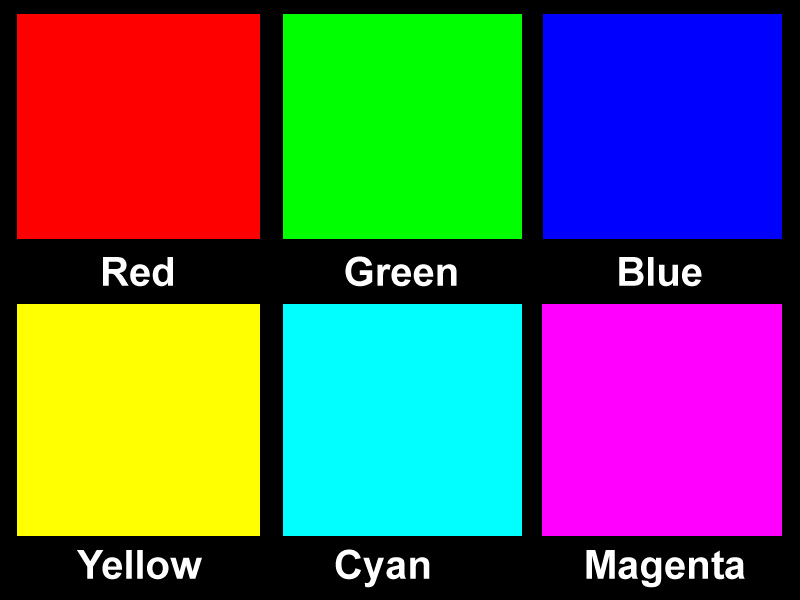
#> input picture 강의자료/[3주차]DIP04_ImageVideoIO_Processing/data/RGBColors.JPG, 800 x 600 px
$ python CV_02_ColorImage_plt.py
#> lines starting #> are read from the running program, lines starting #| are printed output that depends on the picture
"""
1. 프로그램의 기능
    OpenCV 함수로 읽은 영상을 matplot.pyplot 함수로 영상의 색상 구성 성분인 RGB 정보를 해당 색상으로 표현한다.
    본 예제에는 matplotlib.pyplot 함수에서 제공하는 ineteractive mode를 on 혹은 off하여
    그 차이를 경험할 수 있는 2개(실습 1, 2)과 모노 영상을 matplotlib.pyplot 화면에서 보이는 예제를 담고 있다.
        실습 1 : non-interactive mode
        실습 2 - matplotlib의 interactive mode 동작
        실습 3 : 칼라 영상을 모노 영상 변환하여 이를 다양한 칼라맵을 사용하여 출력하여 본다.

2. 프로그램의 목표
    영상 정보에서 특성 색상 정보를 추출하여 표현할 수 있다.
    더하여, python coding 기술을 익히는 목적도 겸하고 있다...

3. 점검 포인트
    # img의 i번째 채널의 모든 데이터를 img2의 해당 채널에 복사한다.
    img2[:, :, i] = img[:, :, i] 혹은 img2[..., i] = img[..., i]

4. 사례와 함께 살펴 본 주목해야 할 함수
    b, g, r = cv.split(image)
        : 3차원 영상어레이(image)를 3개의 2차원 어레이(b, g, r)로 분할한다.
    img = cv.merge([r,g,b])
        : 2차원 영상 어레이 3개(r, g, b)를 list 자료로 만들어 이를 입력으로 하여 3차원의 영상 어레이 img를 만들어 낸다.

    * 위 2개의 함수를 순차적으로 수행하면 cv로 읽은 BGR 영상을 matplotlib에 출력하기 위해 BGR로 바꾸는데 활용할 수 있다.
        아니면 간단히 다음과 같은 슬라이싱 한 줄로 같은 목적을 달성할 수 있다.
        img = image[..., ::-1]      # image는 BGR 배역, img는 RGB 배열.
(480, 640, 3)
    imgBlank = np.zeros(img.shape, dtype='uint8')
        : 데이터가 uint8로 구성된 img.shape에 지정한 차원의 내부요소가 0의로 채워진 어레이(imgBlank)를 반환한다.
    imgR = imgBlank.copy()
        : imgBlank와 똑 같은 영상 어레이 imgR을 복사하여 만들어 낸다. 이들은 자료를 서로 공유하지 않는다.
    plt.figure(num='window title')
        : 'window title'로 이름 붙여진 새로운 창을 하나 생성해 낸다.
    plt.subplot(221) => 221의 일반화 => nmk
        : 창을 n개의 row, m개의 column으로 나눈 수 k번에 창을 지정한다. 이후 imshow(), plot() 등으로 그림을 그린다.
    plt.imshow(img)
        : 영상 array img를 화면에 출력하지만 non-interactive mode에서는 이것만으로는 영상이 출력되지 않는다.
        : interactive mode에서는 화면에 출력하고 마우스 혹은 키보드를 입력하면 다음 줄로 넘어간다.
    plt.show()
        : non-interactive mode에서는 plt.imshow()를 수행할 때 화면에 출력된다.
        : 창을 닫지 않으면 닫을 때까지 기다린다. 창을 닫아야 다음 줄로 넘어간다.
    plt.title('Original')
        : 출력한 그림 위에 타이틀을 출력한다.
    plt.axis('off')
        : 가로, 세로의 눈금을 과 대표 값들을 표시하지 않는다.
    plt.ion()
        : interactive mode로 설정한다. plt.show() 없이 plt.imshow()만으로 출력된다.
    plt.waitforbuttonpress()
        : interactive mode 사용시 키 혹은 버튼 입력을 기다린다.


5. 공통 주의 사항
    OpenCV는 영상이 BGR 순으로 배열되어 있다.
    matplot는 영상 채널 배열이 RGB로 구성되어 있다.
    따라서, matplotlib를 이용해 영상을 화면에 출력하려면 사전에 BGR 배열을 RGB 배열로 바꾸는 작업이 필요하다.

6. 미션
    맨 아래 미션을 수행하시오.

"""

import numpy as np
import cv2 as cv
from matplotlib import pyplot as plt


#===============================================================================
# 단계 0 :  영상이 존재하는 폴더와 파일 이름을 지정하기.
#===============================================================================
Path = 'd:\Work\StudyImages\Images\\'       # \\ 오류 발생 방지. \만 쓰면 오류.
Path = 'd:/Work/StudyImages/Images/'       # \\ 오류 발생 방지. \만 쓰면 오류.
#Path = '../../Images/'               # 현재 상위 폴더의 상위 폴더 아래에 있는 Images 폴더.
Path = '../data/'
Name = 'RGBColors.JPG'
Name= 'colorbar_chart.jpg'
Name= 'RGBColors.JPG'

#Name = 'lenna.bmp'
#Name = 'monarch.bmp'
FullName = Path + Name

# 3개 실험 공통 영역
image = cv.imread(FullName)     # read as 3 channel. default.
#> image is the input picture: shape (600, 800, 3); mean B, G, R 92.1, 92.4, 93.1
assert image is not None, f"No image file: [{FullName}]....!"  # 입력 영상을 제대로 읽어오지 못하여 NULL을 반환.
cv.imshow(f'input original: shape={image.shape} - Press any key to continue', image)
cv.waitKey()
cv.destroyAllWindows()

#"""
# ========================================================================================================
# 실습 1 : non-interactive mode
# matplotlib 함수를 이용하여 한 화면에 4 개의 영상을 출력한다.
# OpenCV로 읽은 영상 어레이는 RGB 순으로 배열되어 있으나, matplotlib 함수로 출력할 때는 RGB 순으로 배열되어 있어야 한다.
#   이렇게 배열을 바꾸는 방법을 제시하였다.
# 원본 영상과 해당 영상의 RGB 성분의 영상을 해당 색상으로 출력한다.
# 3채널의 R, G, B 3개 영상 어레이를 정의하여 두고 이들을 matplotlib 함수를 이용하여 화면에 출력한다.
# ========================================================================================================

# ImreadMode: 영상 데이터의 반환 모드를 결정
#   IMREAD_COLOR = 1            # default. 모노 영상도 3채널(RGB) 영상이 된다.
#   IMREAD_GRAYSCALE = 0        # 칼라 영상도 모노로 변환하여 연다. 1채널 영상이 됨.
#   IMREAD_UNCHANGED = -1       # 있는 그대로 열기.

# BGR 배열의 영상을 RGB 순서로 재배열한다. matplotlib는 RGB 배열을 전제로 한다.
# 방법 1) BGR->RGB: spilt & merge
#b, g, r = cv.split(image)   # cv2는 bgr 배열을 사용한다.
#print('b.shape = ', b.shape, ': g.shape = ', g.shape, ': r.shape = ', r.shape)
#img = cv.merge([r, g, b])    # matplotlib에서는 rgb를 사용한다. 영상을 RGB 순으로 배열한다.

# 방법 2) BGR->RGB: slicing
img = image[..., ::-1]    # = image[:, :, ::-1]. 같은 표현
# -1::-1 맨 끝에서 맨 앞으로 -1 씩 증분시키면서 복사한다. 혹은 단순히 ::-1 (증분만 -1로 제시). 2개는 같은 표현이다.

print('img.shape=', img.shape, 'img.data=', img.data)
#> (printed output is left out)

# 2) 여러 목적으로 활용될 입력 영상과 같은 크기의 빈 영상을 정의한다.
imgBlank = np.zeros(img.shape, dtype='uint8')   # 원영상과 같은 크기의 빈 영상을 준비한다.
print('imgBlank.shape=', imgBlank.shape)
#| imgBlank.shape= (600, 800, 3)
print('imgBlank.data=', imgBlank.data)
#> (printed output is left out)

# 3) 입력 영상의 RGB 성분을 각각 해당 영상 어레이에 정의한다.
# 입력 영상의 해당 되는 채널의 화면 정보를 화면 출력을 위한 어레이에 복사한다.
imgR = imgBlank.copy(); imgR[:, :, 0] = img[:, :, 0]    # r
#> after `imgR[:, :, 0] = img[:, :, 0]`:
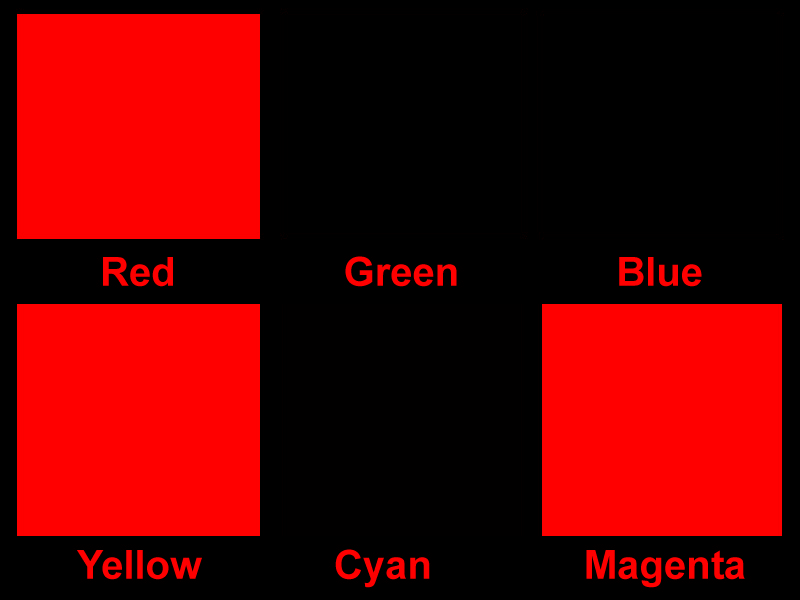
#> imgR: shape (600, 800, 3); mean R, G, B 93.1, 0, 0
imgG = imgBlank.copy(); imgG[:, :, 1] = img[:, :, 1]    # g
#> after `imgG[:, :, 1] = img[:, :, 1]`:
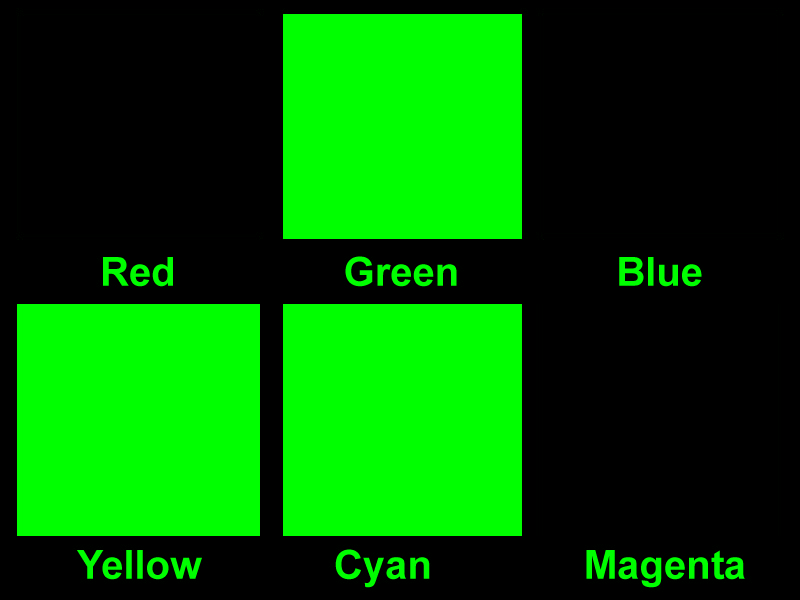
#> imgG: shape (600, 800, 3); mean R, G, B 0, 92.4, 0
imgB = imgBlank.copy(); imgB[:, :, 2] = img[:, :, 2]    # b
#> after `imgB[:, :, 2] = img[:, :, 2]`:
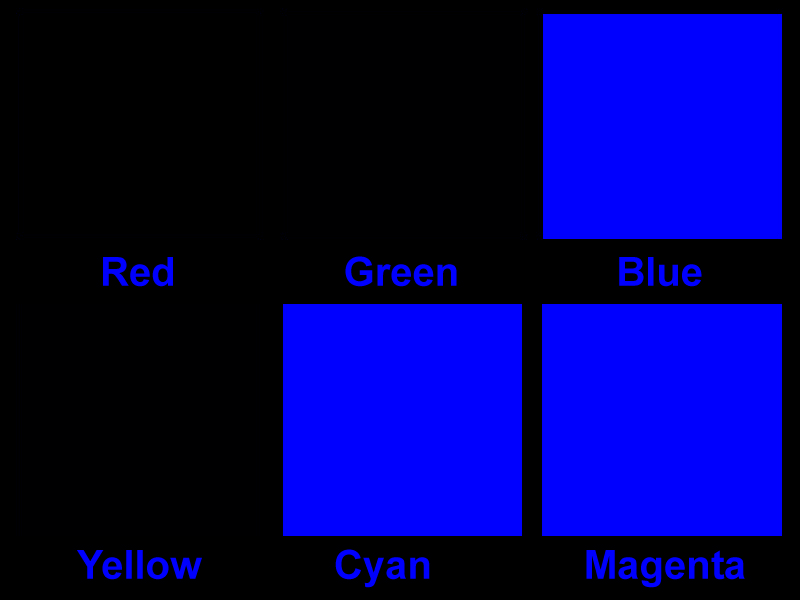
#> imgB: shape (600, 800, 3); mean R, G, B 0, 0, 92.1

# 4) 창을 열고 화면을 2x2로 나눈 다음 첫 번째 화면에 입력 영상을 출력한다.
plt.figure(num='Lab1: Original Image & its color components - close this window to proceed...')
plt.suptitle("Lab1: non-interactive mode, color images, close this window to proceed...", fontsize=10, fontweight='bold')
plt.subplot(221);
plt.imshow(img)     # 이것만으로는 영상이 출력되지 않는다. plt.imshow()를 수행할 때야 화면에 출력된다.
plt.title('Original')
plt.axis('off')             # plt.xticks([]), plt.yticks([]). 이것은 테두리가 남아있음.

# 5) 나머지 창에 R, G, B 영상 성분을 해당 색상으로 출력한다.
ii = 0
for color, array in [ ['Red', imgR], ['Green', imgG], ['Blue', imgB]]:
    plt.subplot(220+ii+2)
    plt.imshow(array)
    # 현재 상태로는 x, y 축에 값과 눈금을 그린다. 이것을 없애고 싶으면 아래 둘 중의 한 가지를 실행한다.
    plt.axis('off')                    # x, y축에 눈금 값 출력을 하지 않는다.
    #plt.xticks([]), plt.yticks([])     # 이렇게 하면 최소한 그림의 테두리는 그린다.
    plt.title(color)
    ii += 1
#> this loop made 3 passes
#> color on passes 1 to 3: 'Red', 'Green', 'Blue'
#> after the loop, ii = 3
print("창을 닫지 않으면 닫을 때까지 기다립니다. 창을 닫아야 다음 줄로 넘어갑니다.")
plt.show()  # 창을 닫지 않으면 닫을 때까지 기다린다. 창을 닫아야 다음 줄로 넘어간다.
#exit(0)
#"""


#"""
# ========================================================================================================
# 실습 2 - matplotlib의 interactive mode 동작
# interactive mode로 설정하여 마우스를 클릭할 때마다 matplotlib 함수를 이용하여 차례로 서브 화면에 출력한다.
# RGB 3개 평면 어레이를 만들지 않고 필요할 때마다 원본의 칼라 채널 영상을 복사하여 해당 평면의 영상을 출력한다.
# 미리 영상을 RGB 배열로 만들어 만들어 두고 사용한다.
# ========================================================================================================
b, g, r = cv.split(image)
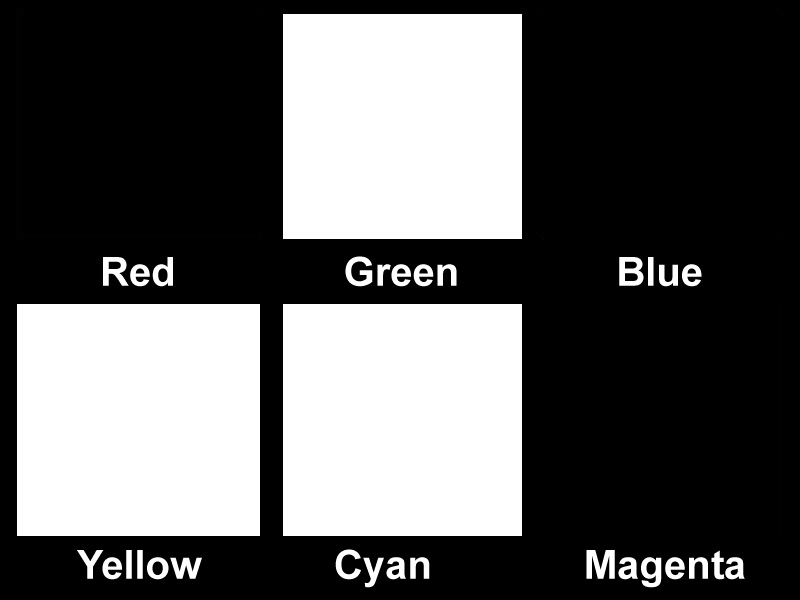
#> g: shape (600, 800); min 0, max 255, mean 92.4
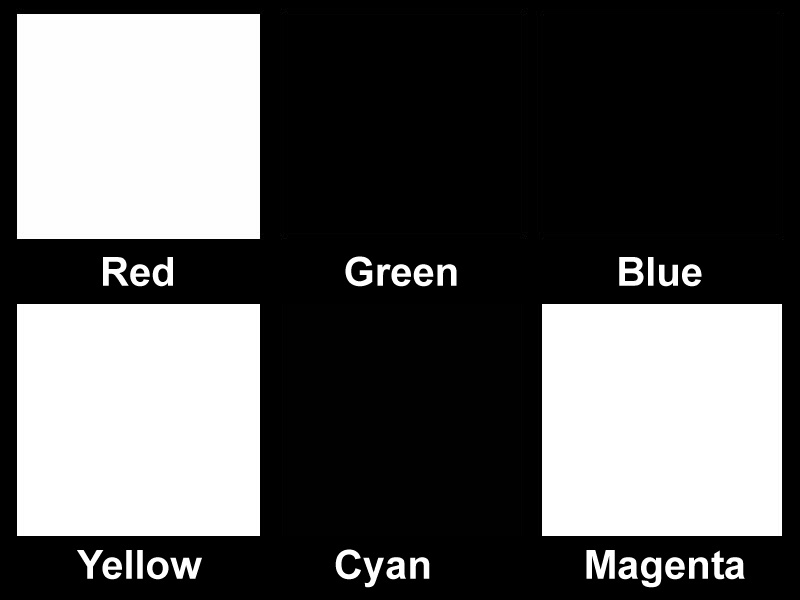
#> r: shape (600, 800); min 0, max 255, mean 93.1
print('b.shape = ', b.shape, ': g.shape = ', g.shape, ': r.shape = ', r.shape)
#| b.shape =  (600, 800) : g.shape =  (600, 800) : r.shape =  (600, 800)
img = cv.merge([r, g, b]);    # cv2는 bgr 배열을 사용하지만, matplotlib에서는 rgb를 사용한다.
print('img.shape=', img.shape)
#| img.shape= (600, 800, 3)
print('img.data=', img.data)
#> (printed output is left out)

# plt.ion() 명령은 figure 창을 interactive mode로 설정한다.
# 1) plt.show() 없이 plt.imshow()만으로 출력된다.
# 2) 키보드나 마우스 클릭으로도 다음 동작으로 넘어간다.
# 실험해 보면 plt.waitforbuttonpress() 만 있으면 interactive mode로 동작한다.
# ==> 취소: 그런 적이 있었는데 지금은 아니다. 없어도 될 때가 어떤 때인지 잘 모르겠음...
plt.ion()       # interactive mode로 설정

imgBlank = np.zeros(img.shape, dtype='uint8')
print('imgBlank.shape=', imgBlank.shape)
#| imgBlank.shape= (600, 800, 3)
print('imgBlank.data=', imgBlank.data)
#> (printed output is left out)

plt.figure(num='Lab2: Original Image & its color components - press any key or click to continue..')
plt.suptitle("Lab2: interactive mode, mono images, press any key or click to continue..", fontsize=10, fontweight='bold')
print("\nYellow = ? + ?")
print("Cyan = ? + ?")
print("Magenta = ? + ?")
print("물음표에 맞는 색상을 맞출 수 있는지 스스로 확인해 보세요 !!!")

# enumerate() 함수는 반복횟수의 값(i)와 리스트 자료의 내부 원소 값을 차례로 반환한다.
# 아래에서 i는 loop를 반복할 때마다 0, 1, 2, 3을 반복한다.
for i, ttle in enumerate(['original', 'Red', 'Green', 'Blue']):
    if i == 0:
        imgShow = image[..., ::-1]  # BGR -> RGB
        #imgShow = image            # 잘못된 색상. 현재 BGR
    else:
        imgShow = imgBlank.copy()
        imgShow[..., i-1] = img[:, :, i-1]  # img array는 RGB로 배열열    plt.subplot(221 + i)
    plt.subplot(221 + i)
    plt.imshow(imgShow)
    plt.axis('off')             # plt.xticks([]), plt.yticks([])
    plt.title(ttle)
    plt.waitforbuttonpress()        # 키 혹은 버튼 입력을 기다린다.

#plt.show()                 # interactive mode에서는 필요없음.
#exit()
#"""


# ========================================================================================================
# 실습 3 : 칼라 영상을 모노 영상 변환하여 이를 다양한 칼라맵을 사용하여 출력하여 본다.
# Choosing Colormaps in Matplotlib
#   https://matplotlib.org/tutorials/colors/colormaps.html?highlight=cmap
# ========================================================================================================
#FullName = "../data/smooth.jpg"
imgM = cv.cvtColor(image, cv.COLOR_BGR2GRAY)    # 3채널 영상을 1채널 gray로 변환
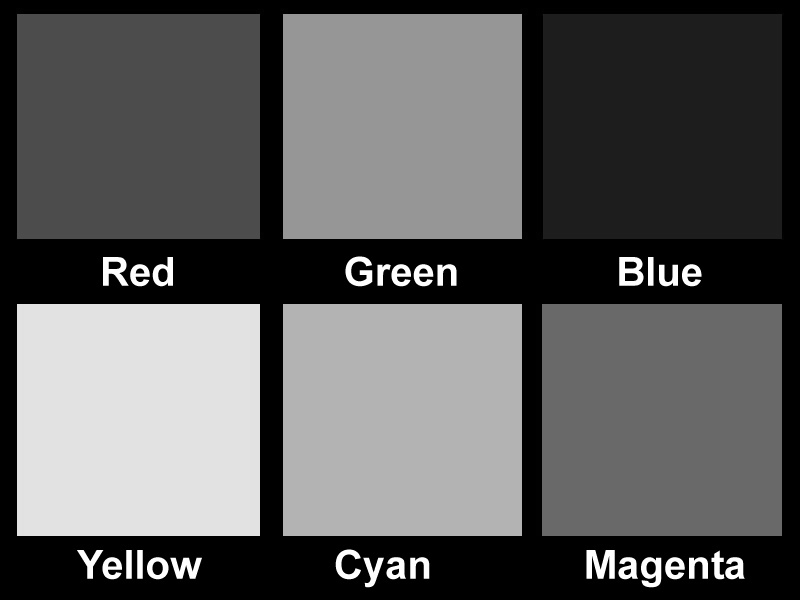
#> imgM: shape (600, 800); min 0, max 255, mean 92.6
cv.imshow('Lab3: imgM, gray image - Press any key to continue..', imgM)
print('imgM.shape = ', imgM.shape)
#| imgM.shape =  (600, 800)
cv.waitKey()
cv.destroyAllWindows()

plt.ioff()       # non-interactive mode로 설정
plt.figure(num='Lab3: non-interactive mode, mono images')    # 연이은 실험에 대비하여 창을 새로 연다.
plt.suptitle("Lab3: non-interactive mode, mono images, close windows to quit", fontsize=10, fontweight='bold')

plt.subplot(221); plt.imshow(image); plt.title("Color")      # 올바른 색상이 아니다...
#plt.gray()     # cmp='gray'가 default가 된다.
plt.subplot(222); plt.imshow(imgM); plt.colorbar(); plt.title("gray-default")   # pseudo color를 사용하여 모노 영상을 칼라링한다.
plt.subplot(223); plt.imshow(imgM, cmap='gray'); plt.colorbar(); plt.title("cmap-gray") # 흑백 gray map을 사용하여 출력. cv 결과와 같다.
plt.subplot(224); plt.imshow(imgM, cmap='jet'); plt.colorbar(); plt.title("cmap-jet")   # NASA의 jet engine 분사구의 온도를 pseudo color를 사용하여 표현
#plt.subplot(224); plt.imshow(imgM, cmap='ocean'); plt.title("ocean")

# 실습 3의 그림 1(title=Color)  칼라 영상은 올바른 칼라가 표현되지 않는다.
print("서브창 222번 그림(gray-default)이 어떤 cmap을 사용하는지 확인하시오..")
# https://matplotlib.org/stable/tutorials/colors/colormaps.html
# 정답: viridis
# cmapstr or Colormap, default: rcParams["image.cmap"] (default: 'viridis')
# The Colormap instance or registered colormap name used to map scalar data to colors.
# This parameter is ignored for RGB(A) data.

plt.show()
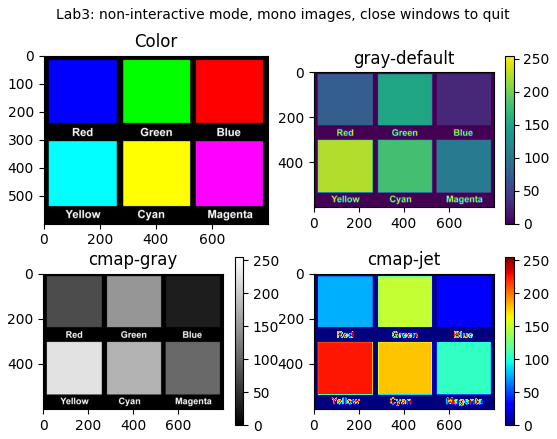
#> figure drawn by matplotlib, 7 panels; B, G, R data is drawn as R, G, B
exit(0)
#> (the program exits here)
